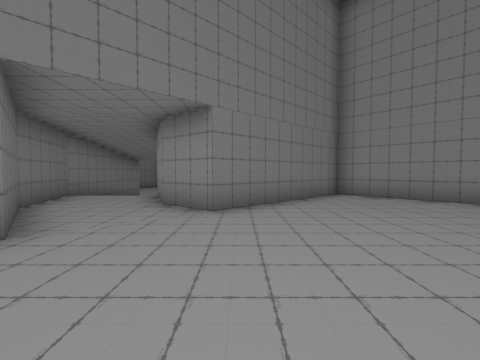
[1] (above)

14 first-person views from a walk through a 3-D level made in the Unity game engine. The camera is 1.5 m above the floor, tilts 2° down and sees 90° across. The floor is counted in squares, 2 m on a side. Each view is taken from the middle of a square. On the plan, view 1 faces up. The plan holds only what a view shows up to about 9 squares ahead; the rest is blank. The place goes on beyond the plan. The player character is not drawn. Some animated figures are not drawn.

[2]
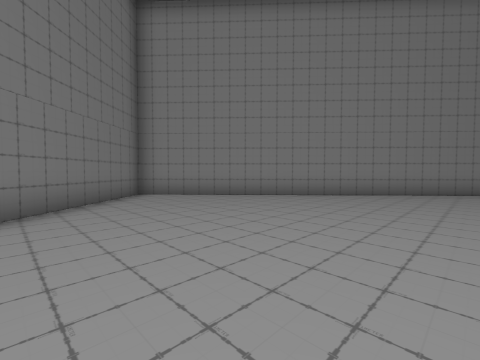

[3]
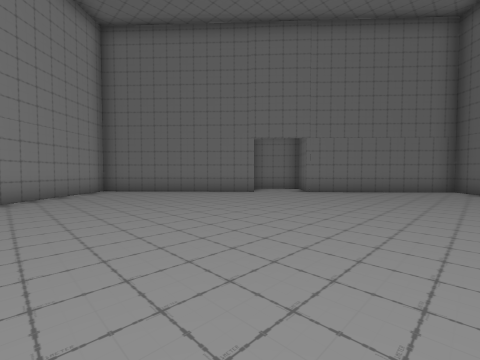

[4]
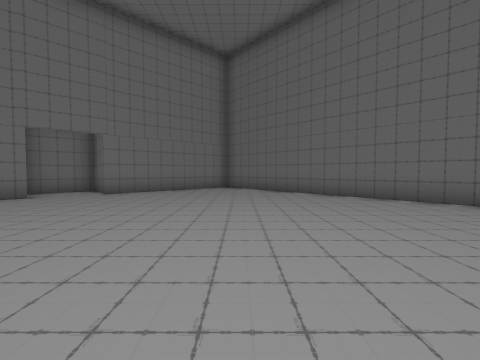

[5]
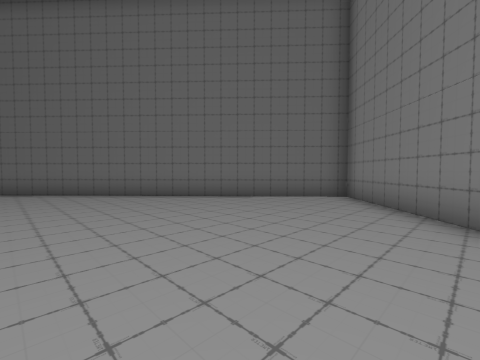

[6]
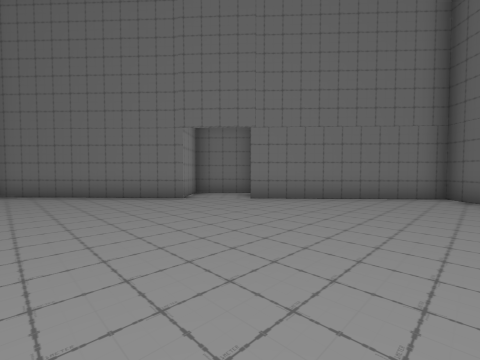

[7]
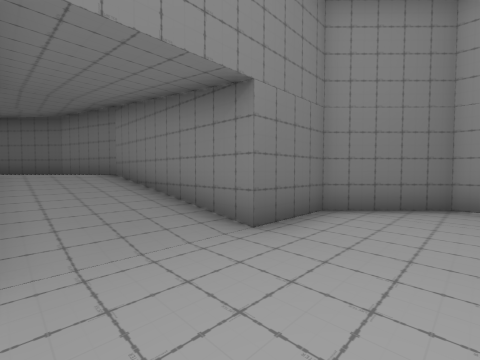

[8]
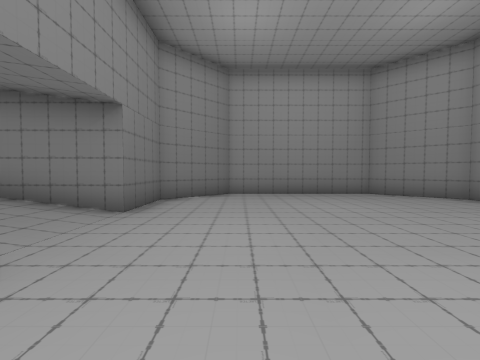

[9]
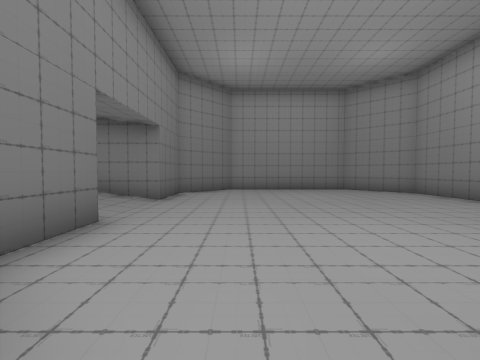

[10]
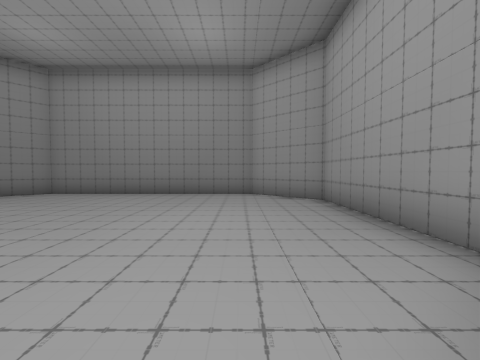

[11]
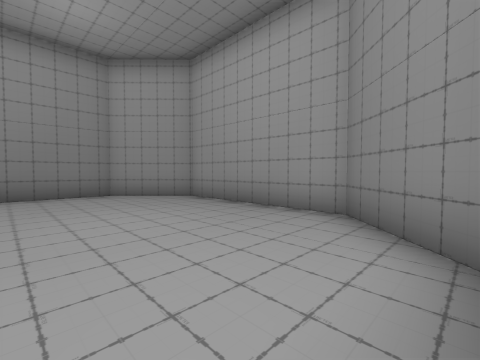

[12]
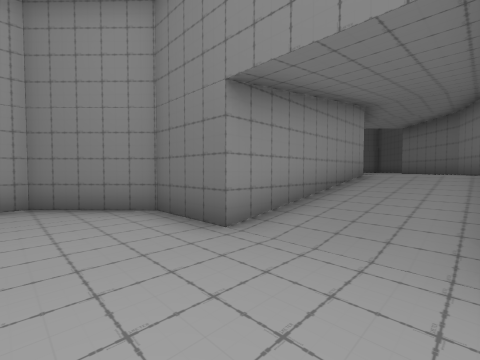

[13]
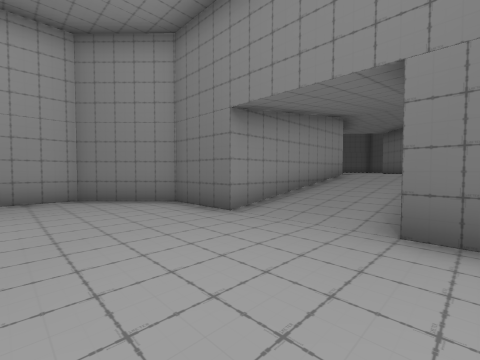

[14]
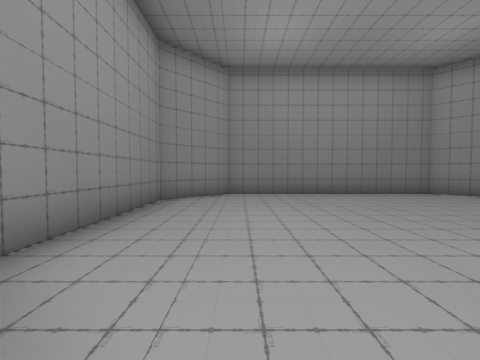

### Floor plan
Key: @ floor where view 1 was taken; # wall or solid block; . main floor; - floor 1.25 m lower than the main floor; / step, stairs or slope.
Columns run from 9 left of view 1 to 11 right of it. Each row starts with its distance up from view 1.
 21 ###########
 20 #---------##
 19 #----------#
 18 #----------#
 17 #----------#
 16 #----------#
 15 #----------#
 14 #---------##
 13 ##-------##
 12  ###///###
 11    #///#
 10    #///#
  9    #///#
  8    #...#   ###
  7    #...#  ##.##
  6    ##..####...##
  5     #...##.....##
  4     ##..........##
  3      ##..........##
  2     ##............##
  1    ##..............##
  0    #.....@..........#
 -1    #................#
 -2    #...............##
 -3    ##.............##
 -4     ##...........##
 -5      ##.........###
 -6       ##......#...#
 -7        ##.....##.##
 -8         ##...# ###
 -9          ####

Positions as (right, up) in squares from view 1, and headings:
1: (0, 0), facing up
2: (0, 0), facing up-right
3: (1, 2), facing down-right
4: (1, 2), facing down
5: (1, 2), facing down-left
6: (1, -1), facing down-right
7: (-3, 15), facing down-left
8: (-1, 15), facing left
9: (1, 15), facing left
10: (-1, 13), facing up
11: (-3, 13), facing up-right
12: (-5, 15), facing down-right
13: (-6, 16), facing down-right
14: (-7, 13), facing up
